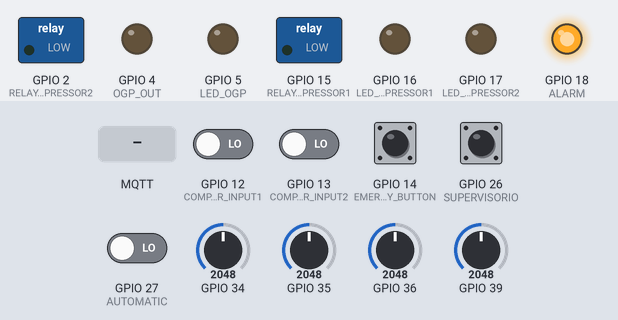
This program was run on a simulated ESP32. Parts: switched loads named in the program (green lamp = pin HIGH), output pins drawn as LEDs (lit = HIGH). The test bench sets the inputs (shaded band); at power-on: GPIO 12 (COMPRESSOR_INPUT1), GPIO 13 (COMPRESSOR_INPUT2), GPIO 14 (EMERGENCY_BUTTON), GPIO 26 (SUPERVISORIO), GPIO 27 (AUTOMATIC) LOW, GPIO 34 = 2048, GPIO 35 = 2048, GPIO 36 = 2048, GPIO 39 = 2048. WiFi joins after 1.5 s; servers stay silent unless stated; no MQTT or app messages arrive unless stated; what the program prints to the serial monitor is not drawn.

Above: at 2.7 s.
2.8 s: GPIO 12 (COMPRESSOR_INPUT1) driven HIGH
At 3.7 s:
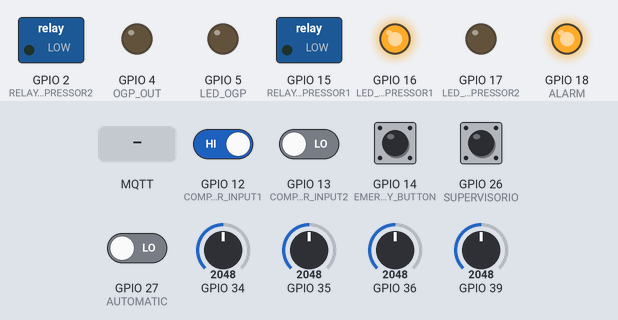
4.4 s: GPIO 13 (COMPRESSOR_INPUT2) driven HIGH
At 6.2 s:
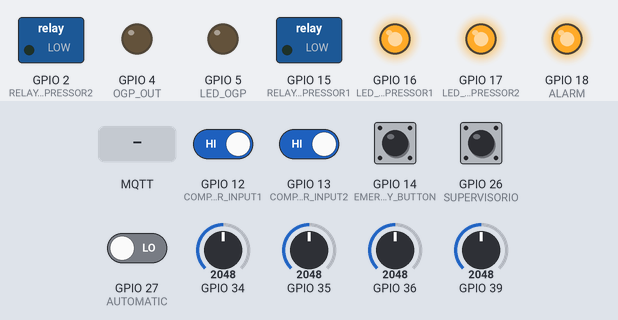
7.2 s: MQTT message "On" arrives on the first subscribed topic
At 7.7 s:
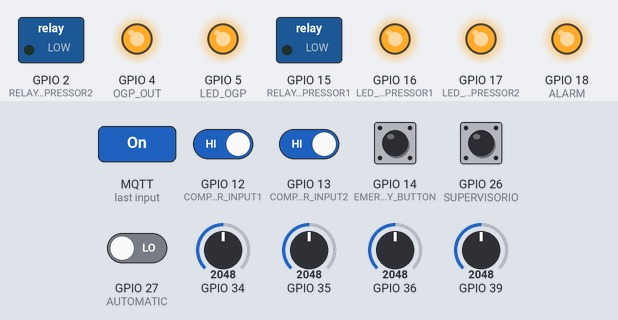
8.7 s: GPIO 12 (COMPRESSOR_INPUT1) driven LOW
At 11.2 s:
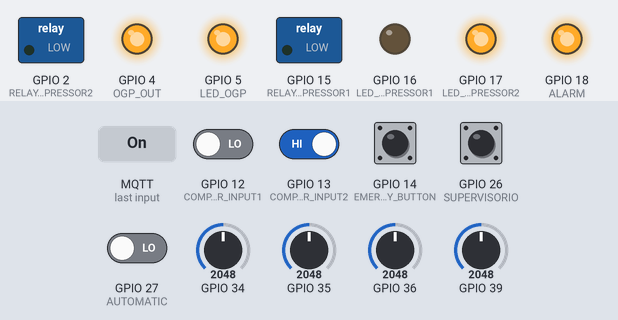
11.5 s: MQTT message "Off" arrives on the first subscribed topic
At 14.2 s:
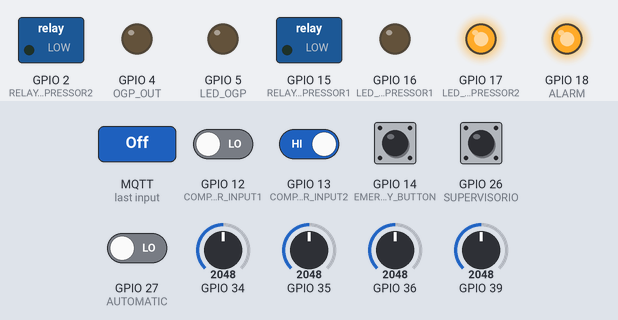
Timing chart, 0 to 15.7 s (numbered marks = the images above; inputs shaded):
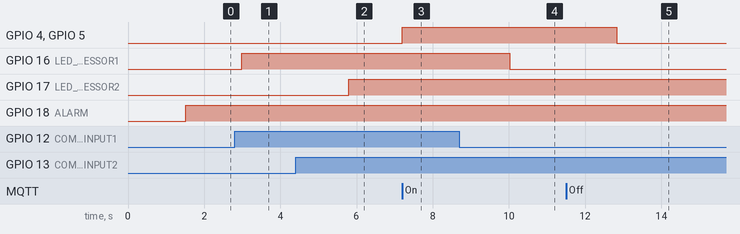

The program:

main.cpp
```cpp
#include "defines.h"


const char* hospital = "Ceara";
int central = 0;
int tempo = 0;
int emergencia = 0;
int automatico = 0;
int RST = 0;
int statecompressor1 = 0;
int statecompressor2 = 0;
int usina = 0;
int compressorINPUT = 0;
int compressorINPUT2 = 0;

String compressor1estado = "Desligado";
String compressor2estado = "Desligado";
String supervisorio = "OK";
String emergency_button = "OK";
String man_auto = "Automatico";


const float minimumPressure = 6.00;
const float maximumPressure = 8.00;

float rede;
float dewpoint;
float vacuum;
float pressure;

const char* SSID = "ORION";
const char* PASSWORD = "MK79RV23PQ";

const char* BROKER_MQTT = "9281d6a0da6d4dc6a8bc4ce9498e7c52.s1.eu.hivemq.cloud";
int BROKER_PORT = 8883;
const char* USERNAME = "Piaui_on_off";
const char* PASSWORD_MQTT = "Da32525291";

// Intervalo de tempo em milissegundos (8 horas)
const unsigned long interval = 8 * 60 * 60 * 1000;
const unsigned long time_send = 5000;
// Variáveis para controle de tempo
unsigned long previousMillis = 0; // Armazena o último tempo de ativação
unsigned long anterior_time = 0;
bool state = LOW; // Estado atual das saídas
bool enviado = false;

WiFiClientSecure espClient;;
PubSubClient MQTT(espClient);

void setup() {
  Serial.begin(115200);
  InitOutput();
  initWiFi();
  initMQTT();

  digitalWrite(RELAY_COMPRESSOR1, HIGH);
  digitalWrite(RELAY_COMPRESSOR2, LOW);
}

void loop() {
  statecompressor1 = digitalRead(RELAY_COMPRESSOR1);
  statecompressor2 = digitalRead(RELAY_COMPRESSOR2);
  usina = digitalRead(OGP_OUT);
  automatico = digitalRead(AUTOMATIC);
  RST = digitalRead(SUPERVISORIO);
  emergencia = digitalRead(EMERGENCY_BUTTON);
  compressorINPUT = digitalRead(COMPRESSOR_INPUT1);
  compressorINPUT2 = digitalRead(COMPRESSOR_INPUT2);

  compressor1estado = compareAndControlLed(LED_COMPRESSOR1, compressorINPUT);
  compressor2estado = compareAndControlLed(LED_COMPRESSOR2, compressorINPUT2);


  if (central == 1) {
    digitalWrite(OGP_OUT, HIGH);
    digitalWrite(LED_OGP, HIGH);
  }
  if (RST == 1) {
    digitalWrite(ALARM, LOW);
  }
  if (emergencia == 1) {
    digitalWrite(ALARM, LOW);
  }


  unsigned long currentMillis = millis();
  if (currentMillis - previousMillis >= interval) {
    previousMillis = currentMillis;
    state = !state;
    }

  if ((automatico == 1) && (pressure < minimumPressure)) {
    digitalWrite(RELAY_COMPRESSOR1, state ? HIGH : LOW);
    digitalWrite(RELAY_COMPRESSOR2, state ? LOW : HIGH);
    }

  if ((automatico == 1) && (pressure > maximumPressure)) {
    digitalWrite(RELAY_COMPRESSOR1, LOW);
    digitalWrite(RELAY_COMPRESSOR2, LOW);
  }


  if (automatico == 0) {
    digitalWrite(RELAY_COMPRESSOR1, LOW);
    digitalWrite(RELAY_COMPRESSOR2, LOW);
    man_auto = "Manual";
  } else {
    man_auto = "Automatico";
  }
  if (emergencia == 0) {
    digitalWrite(ALARM, HIGH);
    digitalWrite(RELAY_COMPRESSOR1, LOW);
    digitalWrite(RELAY_COMPRESSOR2, LOW);
    emergency_button = "Falha";
  } else {
    emergency_button = "OK";
  }
  if (RST == 0) {
    digitalWrite(ALARM, HIGH);
    supervisorio = "OK";
  } else {
    supervisorio = "OK";
  }
  if (central == 0) {
    // digitalWrite(OUT_COMPRESSOR1, LOW);
    // digitalWrite(D7, LOW);
      digitalWrite(OGP_OUT, LOW);
      digitalWrite(LED_OGP, LOW);


    }

  rede = ((readAnalogAverage(REDE) -590) * 20 / 4095);
  pressure = ((readAnalogAverage(PRESSURE) -590) * 20 / 4095);
  dewpoint = ((readAnalogAverage(DEW_POINT) - 590) * 20 / 4095);
  vacuum = ((readAnalogAverage(VACUUM) - 590) * 20 / 4095);


unsigned long atual_time = millis();
  if (atual_time - anterior_time >= time_send) {
    anterior_time = atual_time;
    enviado = false;
    }

if(!enviado) {
  sendJson();
  enviado = true;
}
  VerifyWIFIAndMQTT();
  SendOutputStateMQTT();
  delay(1000);
  MQTT.loop();

}
```

attJson.h
```cpp
#pragma once

void sendJson();
```

defines.h
```cpp
/*============================================================================================
 *                           PROGRAMA DE CONTROLE E MONITORAMENTO IOT
 *                                    AUTOR: DANILO ANDRADE
 ==============================================================================================*/
#pragma once
#include <Arduino.h>
#include <WiFi.h>
#include <PubSubClient.h>
#include <WiFiClientSecure.h>
#include <ArduinoJson.h>

#include "ioSetups.h"
#include "mqttConnection.h"
#include "wifiConnection.h"
#include "functions.h"
#include "attJson.h"

#define TOPICO_SUBSCRIBE "Ceara_Sub"
#define TOPICO_PUBLISH  "Ceara_Pub"

#define ID_MQTT "ceara"    //id mqtt (para identificação de sessão) SEMPRE MODIFICAR ESSE TOPICO

#define SUPERVISORIO 26
#define AUTOMATIC 27
#define EMERGENCY_BUTTON 14

#define COMPRESSOR_INPUT1 12
#define COMPRESSOR_INPUT2 13

#define RELAY_COMPRESSOR1 15
#define RELAY_COMPRESSOR2 2
#define OGP_OUT 4

#define LED_COMPRESSOR1 16
#define LED_COMPRESSOR2 17
#define LED_OGP 5
#define ALARM 18

#define REDE 35
#define PRESSURE 34
#define DEW_POINT 39
#define VACUUM 36

#define NUM_READINGS 10  // Número de leituras a serem feitas para calcular a média

/*============================================================================================
*                              VARIÁVEIS E OBJETOS GLOBAIS
==============================================================================================*/

extern WiFiClientSecure espClient;;
extern PubSubClient MQTT;

extern String compressor1estado;
extern String compressor2estado;
extern String supervisorio;
extern String emergency_button;
extern String man_auto;

extern const char* SSID;
extern const char* PASSWORD;

extern const char* BROKER_MQTT;
extern int BROKER_PORT;
extern const char* USERNAME;
extern const char* PASSWORD_MQTT;

extern int central;
extern int tempo;
extern int emergencia;
extern int automatico;
extern int RST;
extern int statecompressor1;
extern int statecompressor2;
extern int usina;
extern int compressorINPUT;
extern int compressorINPUT2;

extern const float minimumPressure;
extern const float maximumPressure;

extern const char* hospital;
extern float rede;
extern float dewpoint;
extern float vacuum;
extern float pressure;

extern const unsigned long interval;
extern const unsigned long time_send;
extern bool state;
extern bool enviado;
```

functions.h
```cpp
#pragma once

void compareState(int leitura_saida, String nome);
String compareAndControlLed(uint8_t pino, int leitura_saida);
int readAnalogAverage(int pin);
```

ioSetups.h
```cpp
#pragma once

void InitOutput(void);
void InitInput(void);
```

mqttConnection.h
```cpp
#pragma once

void initMQTT();
void mqtt_callback(char* topic, byte* payload, unsigned int length);
void reconnectMQTT();
void VerifyWIFIAndMQTT(void);
void SendOutputStateMQTT(void);
```

wifiConnection.h
```cpp
#pragma once

void initWiFi();
void reconectWiFi();
```

attJson.cpp
```cpp
#include "defines.h"

void sendJson() {
    JsonDocument doc;
    doc.clear();

    doc["Hospital"] = hospital;
    doc["C1"] = compressor1estado;
    doc["C2"] = compressor2estado;
    doc["BE"] = emergency_button;
    doc["RST"] = supervisorio;
    doc["auto"] = man_auto;
    doc["rede"] = rede;
    doc["pressure"] = pressure;
    doc["dew_point"] = dewpoint;
    doc["vacuo"] = vacuum;

    String jsonpronto;
    serializeJson(doc, jsonpronto);

    Serial.println(jsonpronto);
    MQTT.publish(TOPICO_PUBLISH, jsonpronto.c_str());
}
```

functions.cpp
```cpp
#include "defines.h"

void compareState(int leitura_saida, String nome) {
    switch (leitura_saida) {
        case 0:
            // Serial.println("- Estado do " + nome);
            // Serial.println(leitura_saida);
            break;
        case 1:
            // Serial.println("- Estado do " + nome);
            // Serial.println(leitura_saida);
            break;
        default:
            break;
    }
}

String compareAndControlLed(uint8_t pino, int leitura_entrada) {
    switch (leitura_entrada) {
        case 0:
            digitalWrite(pino, LOW);

            // Serial.println("- Estado da saida " + String(pino));
            // Serial.println(leitura_entrada);
            return "Desligado";
        case 1:
            digitalWrite(pino, HIGH);
            // Serial.println("- Estado da saida " + String(pino));
            // Serial.println(leitura_entrada);
            return "Ligado";
        default:
            return "Default";
    }
}

int readAnalogAverage(int pin) {
    long sum = 0;  //long para evitar overflow
    for (int i = 0; i < NUM_READINGS; i++) {
        sum += analogRead(pin);
        delay(10);  // Pequeno atraso para permitir estabilização
    }
    return sum / NUM_READINGS;  // Retorna a média
  }
```

ioSetups.cpp
```cpp
#include "defines.h"

void InitOutput(void) {
    pinMode(RELAY_COMPRESSOR1, OUTPUT); //COMPRESSOR 01
    pinMode(RELAY_COMPRESSOR2, OUTPUT);//COMPRESSOR 02
    pinMode(OGP_OUT, OUTPUT); //OGP
    pinMode(LED_COMPRESSOR1, OUTPUT); //XC1
    pinMode(LED_COMPRESSOR2, OUTPUT);//XC2
    pinMode(LED_OGP, OUTPUT); //XOGP
    pinMode(ALARM, OUTPUT); //ALARME
  }
  void InitInput(void) {
    pinMode(SUPERVISORIO, INPUT);  //FALTA DE FASE
    pinMode(AUTOMATIC, INPUT);  //CHAVE LIGA AUTOMATICO
    pinMode(EMERGENCY_BUTTON, INPUT);  //BOTAO DE EMERGENCIA
    pinMode(COMPRESSOR_INPUT1, INPUT);  //COMPRESSOR 1 ENTRADA DIGITAL
    pinMode(COMPRESSOR_INPUT2, INPUT);  //COMPRESSOR 2 ENTRADA DIGITAL
  }
```

mqttconection.cpp
```cpp
#include "defines.h"


void initMQTT() {
    espClient.setInsecure(); // Aceita qualquer certificado
    MQTT.setServer(BROKER_MQTT, BROKER_PORT);
    MQTT.setCallback(mqtt_callback);         //atribui função de callback
}

void mqtt_callback(char* topic, byte* payload, unsigned int length) {
  String msg;

  //obtem a string do payload recebido
  for (int i = 0; i < length; i++) {
    char c = (char)payload[i];
    msg += c;
  }

  if (msg.equals("On")) {
    central = 1;
  }

  if (msg.equals("Off")) {
    central = 0;
  }
  Serial.print(central);
}

void reconnectMQTT() {
  while (!MQTT.connected()) {
    Serial.print("* Tentando se conectar ao Broker MQTT: ");
    Serial.println(BROKER_MQTT);
    if (MQTT.connect(ID_MQTT, USERNAME, PASSWORD_MQTT)) {
      Serial.println("Conectado com sucesso ao broker MQTT!");
      MQTT.subscribe(TOPICO_SUBSCRIBE);
    } else {
      Serial.println("Falha ao reconectar no broker.");
      Serial.println("Havera nova tentatica de conexao em 2s");
      delay(2000);
    }
  }
}

void VerifyWIFIAndMQTT(void) {
    if (!MQTT.connected())
      reconnectMQTT();  //se não há conexão com o Broker, a conexão é refeita

    reconectWiFi();  //se não há conexão com o WiFI, a conexão é refeita
  }

void SendOutputStateMQTT(void) {
    compareState(statecompressor1, "compressor 1");
    compareState(statecompressor2, "compressor 2");
    }
```

wifiConnection.cpp
```cpp
#include "defines.h"

void initWiFi() {
    delay(10);
    Serial.println("------Conexao WI-FI------");
    Serial.print("Conectando-se na rede: ");
    Serial.println(SSID);
    Serial.println("Aguarde");

    reconectWiFi();
  }

void reconectWiFi() {
    if (WiFi.status() == WL_CONNECTED)
        return;

    WiFi.begin(SSID, PASSWORD);

    while (WiFi.status() != WL_CONNECTED) {
        delay(100);
        Serial.print(".");
    }
    Serial.println();
    Serial.print("Conectado com sucesso na rede ");
    Serial.print(SSID);
    Serial.println("IP obtido: ");
    Serial.println(WiFi.localIP());
    }
```

Measured:
- after the input at 2.8 s, GPIO 16 (LED_COMPRESSOR1): LOW → HIGH after 0.19 s
- after the input at 4.4 s, GPIO 17 (LED_COMPRESSOR2): LOW → HIGH after 1.4 s
- after the input at 7.2 s, GPIO 4 (OGP_OUT), GPIO 5 (LED_OGP): LOW → HIGH at once
- after the input at 8.7 s, GPIO 16 (LED_COMPRESSOR1): HIGH → LOW after 1.3 s
- after the input at 11.5 s, GPIO 4 (OGP_OUT), GPIO 5 (LED_OGP): HIGH → LOW after 1.3 s
